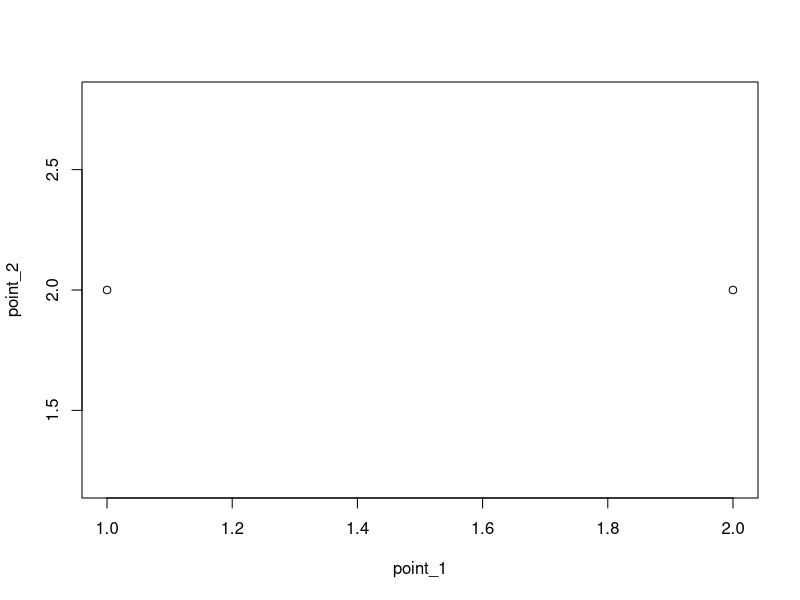
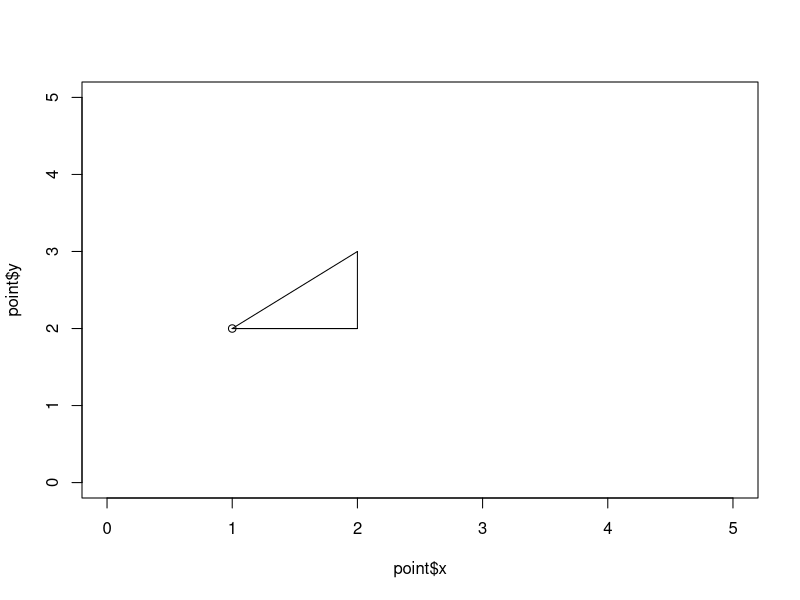

The R script that drew these images, in order:
#1
#Creating instances of a class using a function
new.cat <- function(length, weight, color){
  output <- list(length=length, weight=weight, color=color)
  class(output) <- "cat"
  return(output)
}
frank <- new.cat(length=4, weight=4, color="brown")
frank

#Creating instances of a class the easy way 
furry <- list(length=20, weight=10, color="black")
class(furry) <- "cat"
kitty <- list(length=30, weight=15, color="white")
class(kitty) <- "cat"
furry
kitty
#Race Method
race <- function(first, second) {
  if(!inherits(first, "cat") | !inherits(second, "cat"))
    stop("You haven't given me two cats!")
  if(first$length > second$length) {
    print("First cat won!")
    return(first)
  }
  print("Second cat won!")
  return(second)
}

race(furry, kitty)
#Print method
print.cat <- function(x, ...){
  cat("This", x$color, "cat weighs", x$weight, "kg.")
}
print.cat(furry)
print.cat(kitty)

#2.
new.point <- function(x,y){
  output <- list(x=x, y=y)
  class(output) <- "point"
  return(output)
}
point_1 <- new.point(x=1, y=2)
point_2 <- new.point(x=2, y=2)
point_3 <- new.point(x=2, y=3)
point_4 <- new.point(x=1, y=5)

#3.
#Function to create new instances of the class "point"
distance <- function(point1,point2) {
  if(!inherits(point1, "point") | !inherits(point2, "point"))
    stop("You haven't given me two points!")
  out = sqrt((point2$y - point1$y)^2 + (point2$x-point1$x)^2)
  return(out)
}
distance(point_1, point_2)

#4.
new.line <- function(point1, point2){
  output <- list(point1, point2)
  class(output) <- "line"
  return(output)
}
line_1 <- new.line(point_1, point_2)
line_2 <- new.line(point_3, point_4)
plot(point_1, point_2)

#5.

new.polygon <- function(points){
  output <- vector("list", length(points))
  for (i in 1:(length(points)-1)){
    output[[i]] <- new.line(points[[i]], points[[i+1]])
    print(i)
  }
  class(output) <- "polygon"
  output[[length(points)]] <- new.line(points[[length(points)]], points[[1]])
  return(output)
}
hi <- list(point_1, point_2, point_3)
polygon <- new.polygon(hi)
polygon

#6.
plot.point <- function(point){
  plot(point$x, point$y, xlim= c(0,5), ylim = c(0,5))
}
plot.point(point_1)

plot.line <- function(line){
  'if(!inherits(point1, "point") | !inherits(point2, "point")){
    stop("You havent given me two points!")
  }'
  segments(line[[1]]$x, line[[1]]$y, line[[2]]$x, line[[2]]$y)
}
plot.line(line_1)

#7.
plot.polygon <- function(polygon){
  for (i in 1:(length(polygon))){
    print(i)
    plot.line(polygon[[i]])
    print(i)
  }
}
print(polygon)
plot.polygon(polygon)  #use str() and compare.

#8.

#9.

#10.
